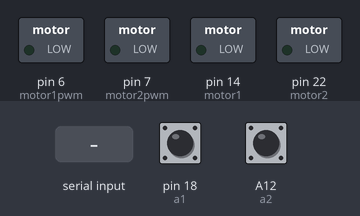
Recording of a sketch running on a simulated Arduino Mega 2560, built with avr-gcc and run on an emulated ATmega2560. Parts: switched loads named in the sketch (green lamp = pin HIGH). The test bench sets the inputs (shaded band); at power-on: pin 18 (a1) HIGH, A12 (a2) HIGH.

Above: at 1.2 s.
1.3 s: "counter1: \n" received over Serial
At 1.7 s:
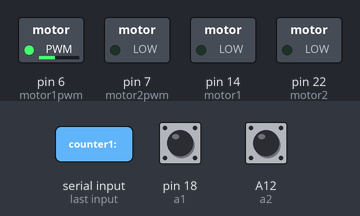
2.8 s: "counter2: \n" received over Serial
At 4.0 s:
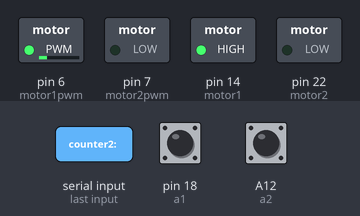
4.3 s: "3\n" received over Serial
At 4.9 s:
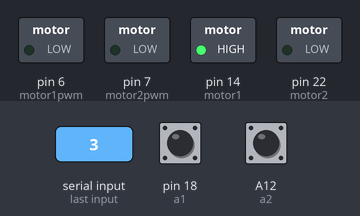
5.8 s: "5\n" received over Serial
At 6.1 s:
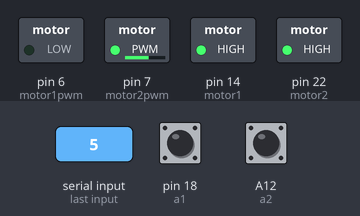
7.3 s: "1\n" received over Serial
At 8.4 s:
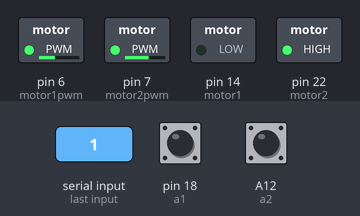
8.8 s: "6\n" received over Serial
At 9.6 s:
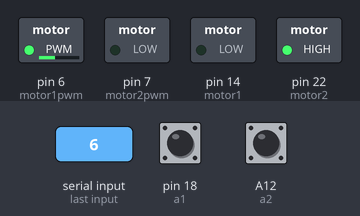
Timing chart, 0 to 11.3 s (numbered marks = the images above; inputs shaded):
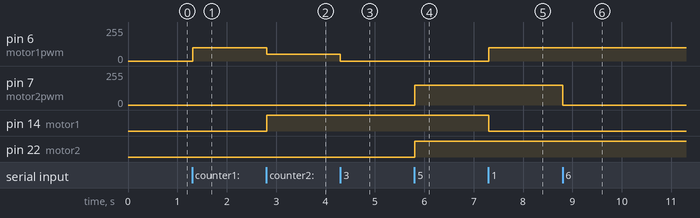

Measured:
- after the input at 1.3 s, pin 6 (motor1pwm): 0/255 → 100/255 at once
- after the input at 2.8 s, pin 6 (motor1pwm): 100/255 → 50/255 at once; pin 14 (motor1): LOW → HIGH at once
- after the input at 4.3 s, pin 6 (motor1pwm): 50/255 → 0/255 at once
- after the input at 5.8 s, pin 7 (motor2pwm): 0/255 → 150/255 at once; pin 22 (motor2): LOW → HIGH at once
- after the input at 7.3 s, pin 6 (motor1pwm): 0/255 → 100/255 at once; pin 14 (motor1): HIGH → LOW at once
- after the input at 8.8 s, pin 7 (motor2pwm): 150/255 → 0/255 at once

The sketch:

MoveTest3.ino
```cpp
#include <PinChangeInt.h>

#define motor1  14
#define motor1pwm  6
#define motor2  22
#define motor2pwm  7

int A_1 = 5, A_2 = -1;

#define a1 18
#define b1 48
#define a2 A12
#define b2 53

//bool state1 = true, state2 = true;

float pwmx1=100, pwmx2=50, pwmx4=150;
float theta1c=0, theta2c=0, zeroError1 = 62.513, zeroError2=51.58, minAngle1 = 21.3, minAngle2 = 30.0;  //62.513  51.58
int x;

volatile int temp1, counter1 = 0;
volatile int temp2 , counter2 = 0;

void setup() {
  Serial.begin(9600);
  //Pins for encoders
  pinMode(a1, INPUT_PULLUP);
  pinMode(b1, INPUT_PULLUP);
  attachInterrupt(A_1, ai2_3, CHANGE);
//  state1 = digitalRead(a1);

  pinMode(a2, INPUT_PULLUP);
  pinMode(b2, INPUT_PULLUP);
  PCintPort::attachInterrupt(a2, ai3_3, CHANGE);
//  state2 = digitalRead(a2);

  //Pins for Motors
  pinMode(motor1, OUTPUT);
  pinMode(motor1pwm, OUTPUT);
  pinMode(motor2, OUTPUT);
  pinMode(motor2pwm, OUTPUT);

}

void loop() {
  if (Serial.available())
  {
    x = Serial.parseInt();
  }
    if ( x ) {
      if (x < 3)
      {
        digitalWrite(motor1, x - 1 );
        if(x==1)
        analogWrite(motor1pwm , pwmx1);
        else
        analogWrite(motor1pwm , pwmx2);

      }
      if(x == 3 || (-theta1c+minAngle1)>zeroError1){         //62.513 65.0187
        analogWrite(motor1pwm , 0);
        x=3;
        }
      if(x>3 && x<6){
        digitalWrite(motor2, x - 4 );
        analogWrite(motor2pwm , pwmx4);
        }
      if(x == 6 || (-theta2c+minAngle2)>zeroError2){           //51.58 51.66
        analogWrite(motor2pwm , 0);
        x=6;
        }
    }


  //Convert Encoder Output into angle
      if(counter1 != temp1){
        temp1 = counter1;
        if(counter1 > 1200) {
          counter1 = 0;
         }
        theta1c = (counter1 * 0.3);
        Serial.println ("theta1");
        Serial.println (theta1c);
//        Serial.println(counter1);
     }
      if ( counter2 != temp2 ) {
        temp2 = counter2;
        if (counter2 > 1200) {
          counter2 = 0;
        }
        theta2c = -(counter2 * 0.3);
        Serial.println ("theta2");
        Serial.println (theta2c);
//        Serial.println(counter1);
    }
//      Serial.print("counter: ");
//      Serial.println(counter2);

}
// Encoder1
void ai2_3() {
  if (digitalRead(b1) == !digitalRead(a1)) {
    counter1++;
  } else {
    counter1--;
  }
//  state1 = !state1;
//  Serial.print("counter1: ");
//  Serial.println(counter1);
}

////  Encoder2
void ai3_3() {
  if (digitalRead(b2) == !digitalRead(a2)) {
    counter2++;
  } else {
    counter2--;
  }
//  state2 = !state2;
//  Serial.print("counter2: ");
//  Serial.println(counter2);
}
```
